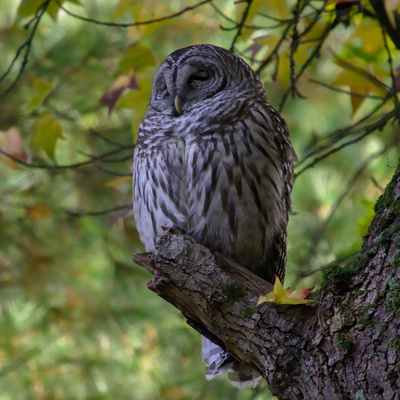
%> input picture Labs/lab24/owl.jpg, 400 x 400 px
$ octave gradOwl.m   (GNU Octave 9; MATLAB toolbox functions it lacks are replaced by stand-ins)
%> lines starting %> are read from the running program, lines starting %| are printed output that depends on the picture
%> further down, owl is the input picture: size 400x400x3 uint8; mean R, G, B 91.6, 96, 62.7
### Labs/lab24/scale_layers.m
## usage: scale_layers(array, weights)
##
## multiply each layer of a 3D array by the corresponding weight
function out = scale_layers(array, weights)
%> called with weights = [0.21 0.72 0.07]
  #out = array .* reshape(weights,[1,1,3]);
  out = array .* vec(weights, 3);
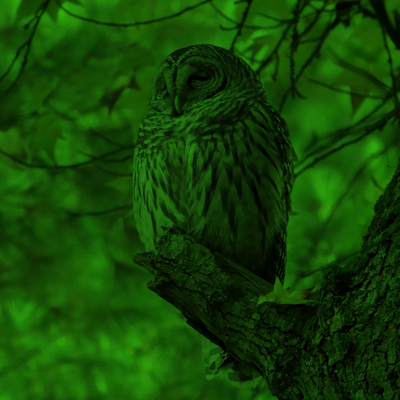
%> out: size 400x400x3 uint8; mean R, G, B 19.2, 69.1, 4.4
endfunction

%!test
%! onez = ones(3,3);
%! A=cat(3,onez, 2*onez, 3*onez);
%! B=cat(3,onez, 6*onez, 15*onez);
%! assert(scale_layers(A,[1;3;5]),B)

### Labs/lab24/monochrome.m
function out = monochrome(in, weights=[0.21,0.72,0.07])
  #out = in .* reshape(weights,[1,1,3]);
  #out = in .* vec(weights, 3);
  out = sum(scale_layers(in, weights),3);
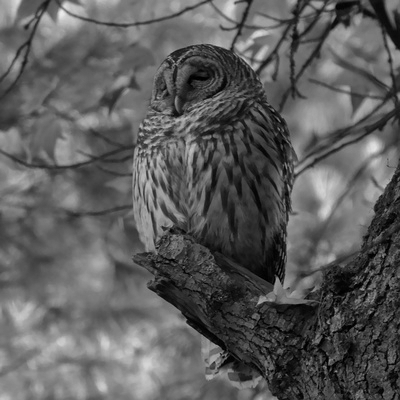
%> out: size 400x400 double; min 0, max 236, mean 92.8
endfunction

### Labs/lab24/normgrad.m
function normimg = normgrad(img)
  [Dx, Dy] = gradient(img);
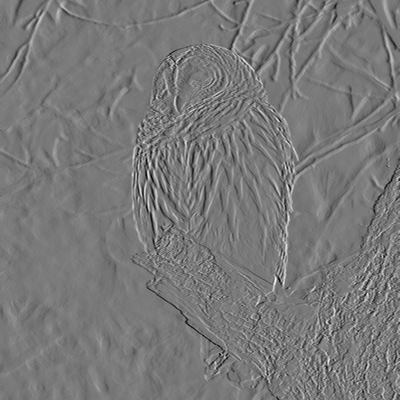
%> Dx: size 400x400 double; min -71, max 78, mean -0.1; drawn with min black and max white
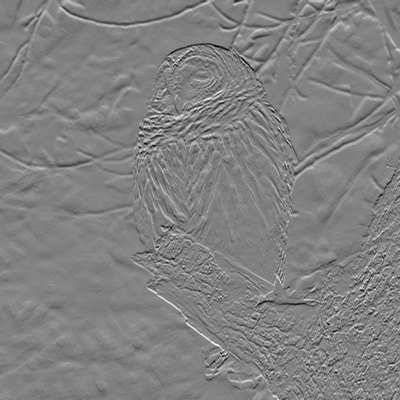
%> Dy: size 400x400 double; min -72, max 69.5, mean 0; drawn with min black and max white
  normimg = sqrt(Dx.^2+Dy.^2);
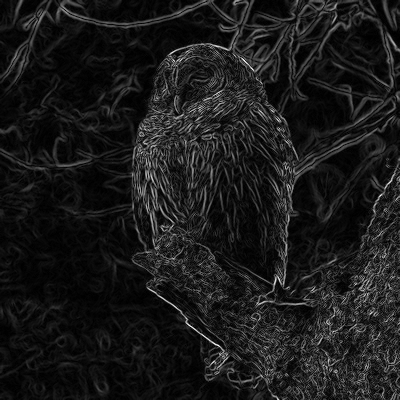
%> normimg: size 400x400 double; min 0, max 91.82, mean 9.5; drawn with min black and max white
  #normimg = vecnorm(cat(Dx,Dy),2,3);
endfunction

### Labs/lab24/gradOwl.m
owl=imread("owl.jpg");
monowl=monochrome(owl);
ng = normgrad(monowl);
imshow(ng*2, [0,20]);
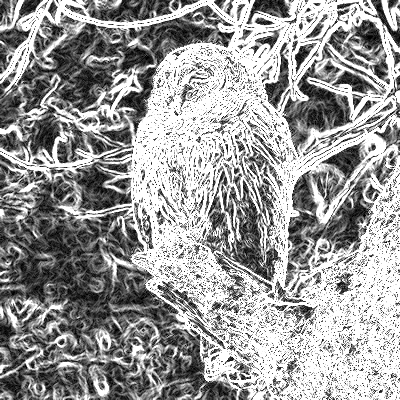
%> displayed picture: size 400x400, on the screen's scale of 0 to 255; min 0, max 255, mean 154.9
